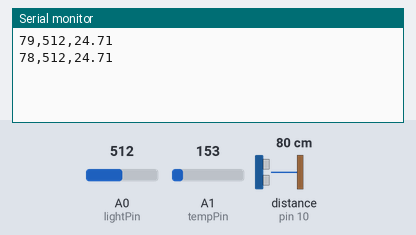
Recording of a sketch running on a simulated Arduino Uno, built with avr-gcc and run on an emulated ATmega328P. Shown: the last lines printed to the serial monitor. Wiring (inferred from the names in the program): ultrasonic range finder: trigger pin 9; echo pin 10. The test bench sets the inputs (shaded band); at power-on: distance to the obstacle (sensor on pin 10) 80 cm, A1 (tempPin) = 153, A0 (lightPin) = 512. The echo pulse lasts 58.3 µs per cm.

Above: at 2.8 s.
2.9 s: distance to the obstacle (sensor on pin 10) set to 299 cm
At 3.9 s:
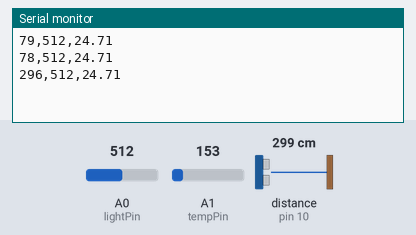
7.1 s: A1 (tempPin) set to 165
At 7.9 s:
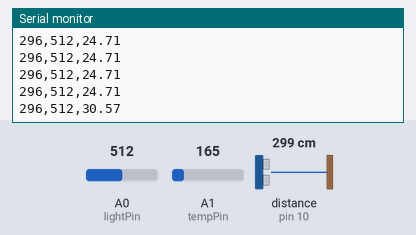
8.6 s: A0 (lightPin) set to 716
At 9.9 s:
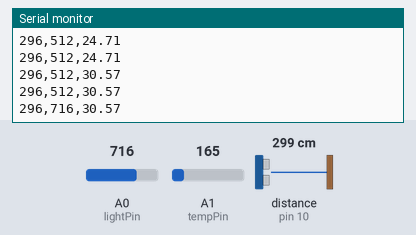
10.1 s: distance to the obstacle (sensor on pin 10) set to 2 cm
At 11.0 s:
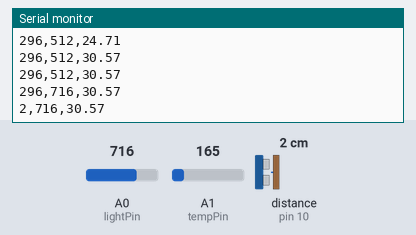
11.6 s: A1 (tempPin) set to 175
At 12.6 s:
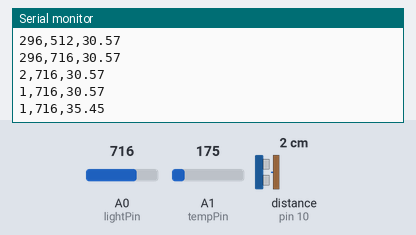
13.1 s: A0 (lightPin) set to 900
At 14.0 s:
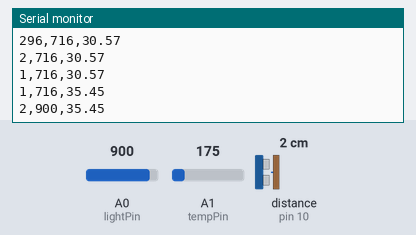
Timing chart, 0 to 15.6 s (numbered marks = the images above; inputs shaded):
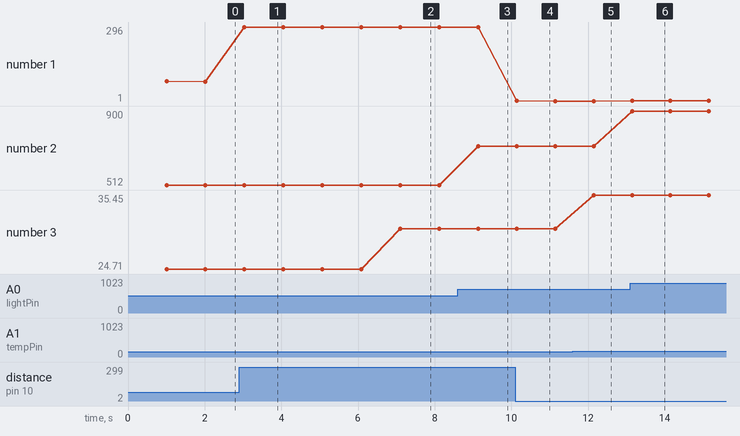

Measured:
- after the input at 2.9 s, the serial monitor: prints a new line after 0.13 s (image 1)
- after the input at 7.1 s, the serial monitor: prints a new line at once (image 2)
- after the input at 8.6 s, the serial monitor: prints a new line after 0.54 s (image 3)
- after the input at 10.1 s, the serial monitor: prints a new line at once (image 4)
- after the input at 11.6 s, the serial monitor: prints a new line after 0.55 s (image 5)
- after the input at 13.1 s, the serial monitor: prints a new line after 0.05 s (image 6)
- plotted number 1: 78 → 296 after the input at 2.9 s, 296 → 1 after the input at 10.1 s
- plotted number 2: 512 → 716 after the input at 8.6 s, 716 → 900 after the input at 13.1 s

The sketch:

sketch_oct23a.ino
```cpp
/*
* Ultrasonic Sensor HC-SR04 and Arduino Tutorial
*
* by Dejan Nedelkovski,
* www.HowToMechatronics.com
*
*/
// defines pins numbers
const int trigPin = 9;
const int echoPin = 10;
const int lightPin = A0;
const int tempPin = A1;

// defines variables
long duration;
int distance;
int lightValue; // variable to store the value coming from the sensor
int tempValue; // variable to store the value coming from the sensor
double temp;

void setup() {
pinMode(trigPin, OUTPUT); // Sets the trigPin as an Output
pinMode(echoPin, INPUT); // Sets the echoPin as an Input
Serial.begin(9600); // Starts the serial communication
}

void loop() {
// Clears the trigPin
digitalWrite(trigPin, LOW);
delay(1000);

// Sets the trigPin on HIGH state for 10 micro seconds
digitalWrite(trigPin, HIGH);
delayMicroseconds(10);
digitalWrite(trigPin, LOW);

// Reads the echoPin, returns the sound wave travel time in microseconds
duration = pulseIn(echoPin, HIGH);

// Calculating the distance
distance= duration*0.034/2;

// Read light value
lightValue = analogRead(lightPin); // read the value from the sensor

// Read temp value
tempValue = analogRead(tempPin); // read the value from the sensor
temp = (double)tempValue / 1024;   //find percentage of input reading
temp = temp * 5;                     //multiply by 5V to get voltage
temp = temp - 0.5;                   //Subtract the offset
temp = temp * 100;                   //Convert to degrees

// Prints the distance on the Serial Monitor
String StrDos = String(distance) + "," + String(lightValue) + "," + String(temp);
Serial.println(StrDos);
}
```
